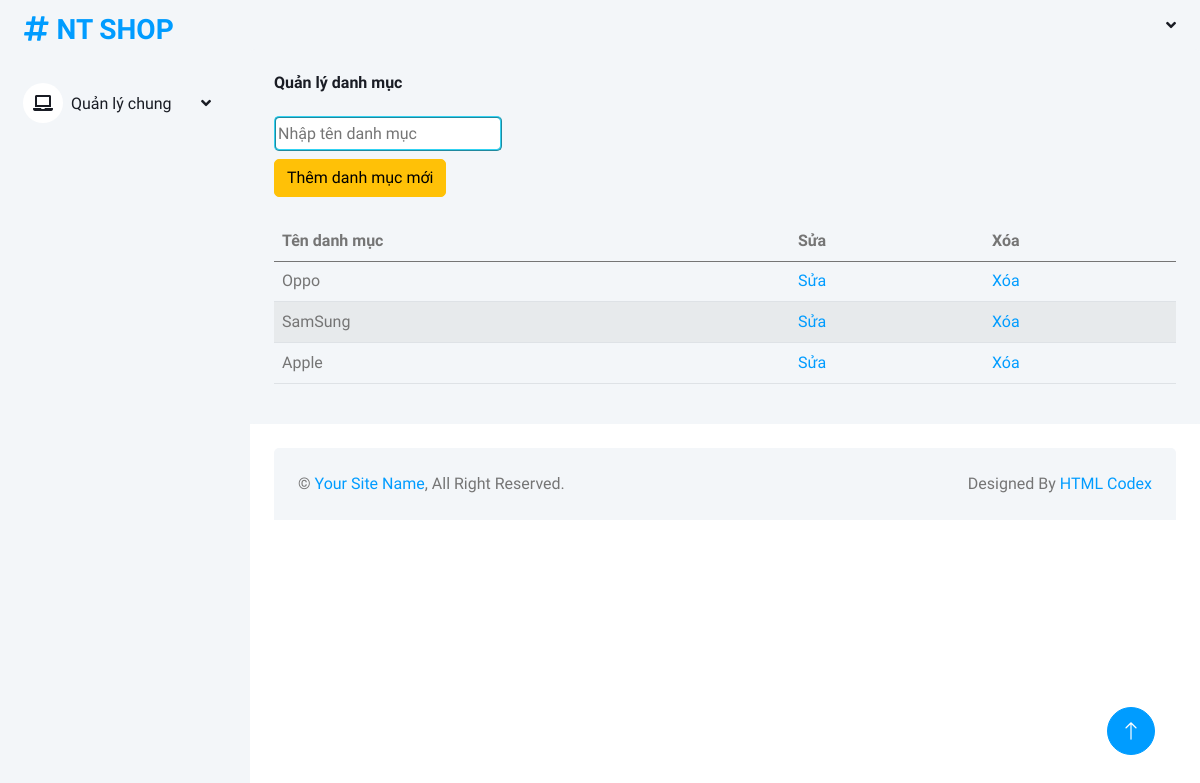
Page /admin/qldanhmuc/index.php on the committed database.
### tables this page shows
CREATE TABLE IF NOT EXISTS `danhmuc` (
  `id` int(11) NOT NULL AUTO_INCREMENT,
  `tendanhmuc` varchar(50) NOT NULL,
  PRIMARY KEY (`id`)
);

### model/danhmuc.php (called while the page is built, shortened)
<?php
class DANHMUC{
    public function laydanhmuc(){
        $dbcon = DATABASE::connect();
        try{
            $sql = "SELECT * FROM danhmuc";
            $cmd = $dbcon->prepare($sql);
            $cmd->execute();
            $result = $cmd->fetchAll();
            return $result;
        }
        catch(PDOException $e){
            $error_message = $e->getMessage();
            echo "<p>Lỗi truy vấn: $error_message</p>";
            exit();
        }
    }
}
?>

### admin/qldanhmuc/main.php (the view, shortened to what this page needs)
<?php include("../top.php"); ?>
            <div class="content_body bg-light">
                <div class="bg-light rounded h-100 p-4">
                    <h6 class="mb-4">Quản lý danh mục</h6>
                    <div class="d-flex align-items-center gap-2">
					<div id="formthem">
<form class="form-inline" method="post">
	<div><input type="text" name="txtten" placeholder="Nhập tên danh mục" class="add_category_inp"></div>
	<input type="submit" class="btn btn-warning mt-2 mb-4" value="Thêm danh mục mới">
</form>
</div>
                    </div>
                    <table class="table table-striped">
                        <thead>
                            <tr>
                                <th scope="col">Tên danh mục</th>
                                <th scope="col">Sửa</th>
                                <th scope="col">Xóa</th>
                            </tr>
                        </thead>
                        <tbody>
                            <tr>
                            <?php
	foreach($danhmuc as $d):
		if($d["id"] == $idsua) {
	?>
			<form method="post">
			<input type="hidden" name="txtid" value="<?php echo $d["id"]; ?>">
			<input type="hidden" name="action" value="capnhat">
			<tr>
				<td><input type="text" class="form-control" name="txtten" value="<?php echo $d["tendanhmuc"]; ?>"></td>
				<td><input type="submit" class="btn btn-warning" value="Sửa"></td>
				<td><a href="index.php?action=xoa&id=<?php echo $d["id"]; ?>">Xóa</a></td>
			</tr>
			</form>
	<?php
		}
		else{
	?>
			<tr>
				<td><?php echo $d["tendanhmuc"]; ?></td>
				<td><a href="index.php?action=sua&id=<?php echo $d["id"]; ?>">Sửa</a></td>
				<td><a href="index.php?action=xoa&id=<?php echo $d["id"]; ?>">Xóa</a></td>
			</tr>
	<?php
		}
	endforeach;
	?>
                            </tr>
                        </tbody>
                    </table>
                </div>
            </div>
<?php include("../bottom.php"); ?>

### admin/css/style.css (style rules this page uses)
:root { --primary: #009CFF; --light: #F3F6F9; --dark: #191C24; }
.btn { transition: .5s; }
.add_category_inp { padding: 2px; height: 35px; border-color: #31D2F2; border-style: ridge; border-radius: 5px; }

### rows in the picture
danhmuc: tendanhmuc "Oppo"
danhmuc: tendanhmuc "SamSung"
danhmuc: tendanhmuc "Apple"
